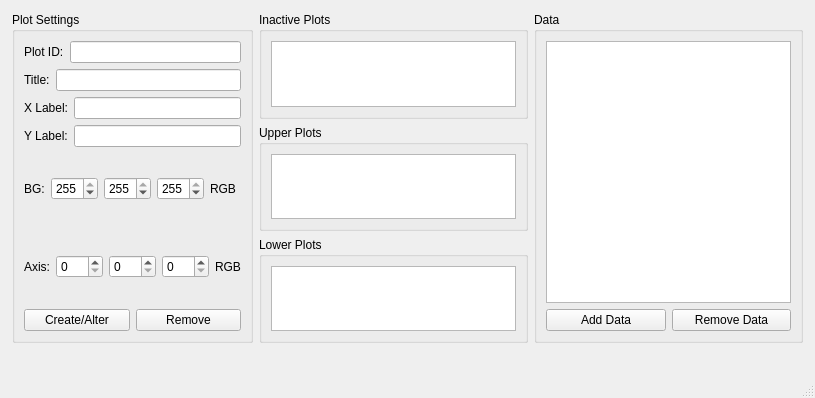
<?xml version="1.0" encoding="UTF-8"?>
<ui version="4.0">
 <class>PlotWindow</class>
 <widget class="QMainWindow" name="PlotWindow">
  <property name="geometry">
   <rect>
    <x>0</x>
    <y>0</y>
    <width>815</width>
    <height>398</height>
   </rect>
  </property>
  <property name="windowTitle">
   <string>MainWindow</string>
  </property>
  <widget class="QWidget" name="centralwidget">
   <widget class="QWidget" name="">
    <property name="geometry">
     <rect>
      <x>12</x>
      <y>12</y>
      <width>791</width>
      <height>331</height>
     </rect>
    </property>
    <layout class="QHBoxLayout" name="horizontalLayout_2">
     <item>
      <layout class="QVBoxLayout" name="verticalLayout_6">
       <item>
        <widget class="QGroupBox" name="groupBox_7">
         <property name="sizePolicy">
          <sizepolicy hsizetype="Fixed" vsizetype="MinimumExpanding">
           <horstretch>0</horstretch>
           <verstretch>0</verstretch>
          </sizepolicy>
         </property>
         <property name="title">
          <string>Plot Settings</string>
         </property>
         <layout class="QVBoxLayout" name="verticalLayout_13">
          <property name="sizeConstraint">
           <enum>QLayout::SetMinimumSize</enum>
          </property>
          <item>
           <layout class="QHBoxLayout" name="horizontalLayout_13">
            <item>
             <widget class="QLabel" name="label_36">
              <property name="sizePolicy">
               <sizepolicy hsizetype="Fixed" vsizetype="Fixed">
                <horstretch>0</horstretch>
                <verstretch>0</verstretch>
               </sizepolicy>
              </property>
              <property name="text">
               <string>Plot ID:</string>
              </property>
             </widget>
            </item>
            <item>
             <widget class="QLineEdit" name="plot_id">
              <property name="sizePolicy">
               <sizepolicy hsizetype="Minimum" vsizetype="Fixed">
                <horstretch>0</horstretch>
                <verstretch>0</verstretch>
               </sizepolicy>
              </property>
             </widget>
            </item>
           </layout>
          </item>
          <item>
           <layout class="QHBoxLayout" name="horizontalLayout_20">
            <item>
             <widget class="QLabel" name="label_39">
              <property name="sizePolicy">
               <sizepolicy hsizetype="Fixed" vsizetype="Fixed">
                <horstretch>0</horstretch>
                <verstretch>0</verstretch>
               </sizepolicy>
              </property>
              <property name="text">
               <string>Title:</string>
              </property>
             </widget>
            </item>
            <item>
             <widget class="QLineEdit" name="title_plot">
              <property name="sizePolicy">
               <sizepolicy hsizetype="Minimum" vsizetype="Fixed">
                <horstretch>0</horstretch>
                <verstretch>0</verstretch>
               </sizepolicy>
              </property>
              <property name="text">
               <string/>
              </property>
             </widget>
            </item>
           </layout>
          </item>
          <item>
           <layout class="QHBoxLayout" name="horizontalLayout_25">
            <item>
             <widget class="QLabel" name="label_40">
              <property name="sizePolicy">
               <sizepolicy hsizetype="Fixed" vsizetype="Fixed">
                <horstretch>0</horstretch>
                <verstretch>0</verstretch>
               </sizepolicy>
              </property>
              <property name="text">
               <string>X Label:</string>
              </property>
             </widget>
            </item>
            <item>
             <widget class="QLineEdit" name="x_label">
              <property name="sizePolicy">
               <sizepolicy hsizetype="Minimum" vsizetype="Fixed">
                <horstretch>0</horstretch>
                <verstretch>0</verstretch>
               </sizepolicy>
              </property>
             </widget>
            </item>
           </layout>
          </item>
          <item>
           <layout class="QHBoxLayout" name="horizontalLayout_26">
            <item>
             <widget class="QLabel" name="label_41">
              <property name="sizePolicy">
               <sizepolicy hsizetype="Fixed" vsizetype="Fixed">
                <horstretch>0</horstretch>
                <verstretch>0</verstretch>
               </sizepolicy>
              </property>
              <property name="text">
               <string>Y Label:</string>
              </property>
             </widget>
            </item>
            <item>
             <widget class="QLineEdit" name="y_label">
              <property name="sizePolicy">
               <sizepolicy hsizetype="Minimum" vsizetype="Fixed">
                <horstretch>0</horstretch>
                <verstretch>0</verstretch>
               </sizepolicy>
              </property>
             </widget>
            </item>
           </layout>
          </item>
          <item>
           <layout class="QHBoxLayout" name="horizontalLayout_22">
            <item>
             <widget class="QLabel" name="label_8">
              <property name="sizePolicy">
               <sizepolicy hsizetype="Fixed" vsizetype="Fixed">
                <horstretch>0</horstretch>
                <verstretch>0</verstretch>
               </sizepolicy>
              </property>
              <property name="text">
               <string>BG:</string>
              </property>
             </widget>
            </item>
            <item>
             <widget class="QSpinBox" name="spinBox_4">
              <property name="sizePolicy">
               <sizepolicy hsizetype="Fixed" vsizetype="Fixed">
                <horstretch>0</horstretch>
                <verstretch>0</verstretch>
               </sizepolicy>
              </property>
              <property name="maximum">
               <number>255</number>
              </property>
              <property name="value">
               <number>255</number>
              </property>
             </widget>
            </item>
            <item>
             <widget class="QSpinBox" name="spinBox_5">
              <property name="sizePolicy">
               <sizepolicy hsizetype="Fixed" vsizetype="Fixed">
                <horstretch>0</horstretch>
                <verstretch>0</verstretch>
               </sizepolicy>
              </property>
              <property name="maximum">
               <number>255</number>
              </property>
              <property name="value">
               <number>255</number>
              </property>
             </widget>
            </item>
            <item>
             <widget class="QSpinBox" name="spinBox_6">
              <property name="sizePolicy">
               <sizepolicy hsizetype="Fixed" vsizetype="Fixed">
                <horstretch>0</horstretch>
                <verstretch>0</verstretch>
               </sizepolicy>
              </property>
              <property name="maximum">
               <number>255</number>
              </property>
              <property name="value">
               <number>255</number>
              </property>
             </widget>
            </item>
            <item>
             <widget class="QLabel" name="label_5">
              <property name="sizePolicy">
               <sizepolicy hsizetype="Fixed" vsizetype="Preferred">
                <horstretch>0</horstretch>
                <verstretch>0</verstretch>
               </sizepolicy>
              </property>
              <property name="text">
               <string>RGB</string>
              </property>
             </widget>
            </item>
           </layout>
          </item>
          <item>
           <layout class="QHBoxLayout" name="horizontalLayout_24">
            <item>
             <widget class="QLabel" name="label_10">
              <property name="sizePolicy">
               <sizepolicy hsizetype="Fixed" vsizetype="Fixed">
                <horstretch>0</horstretch>
                <verstretch>0</verstretch>
               </sizepolicy>
              </property>
              <property name="text">
               <string>Axis:</string>
              </property>
             </widget>
            </item>
            <item>
             <widget class="QSpinBox" name="spinBox_8">
              <property name="sizePolicy">
               <sizepolicy hsizetype="Fixed" vsizetype="Fixed">
                <horstretch>0</horstretch>
                <verstretch>0</verstretch>
               </sizepolicy>
              </property>
              <property name="maximum">
               <number>255</number>
              </property>
              <property name="value">
               <number>0</number>
              </property>
             </widget>
            </item>
            <item>
             <widget class="QSpinBox" name="spinBox_9">
              <property name="sizePolicy">
               <sizepolicy hsizetype="Fixed" vsizetype="Fixed">
                <horstretch>0</horstretch>
                <verstretch>0</verstretch>
               </sizepolicy>
              </property>
              <property name="maximum">
               <number>255</number>
              </property>
              <property name="value">
               <number>0</number>
              </property>
             </widget>
            </item>
            <item>
             <widget class="QSpinBox" name="spinBox_10">
              <property name="sizePolicy">
               <sizepolicy hsizetype="Fixed" vsizetype="Fixed">
                <horstretch>0</horstretch>
                <verstretch>0</verstretch>
               </sizepolicy>
              </property>
              <property name="maximum">
               <number>255</number>
              </property>
              <property name="value">
               <number>0</number>
              </property>
             </widget>
            </item>
            <item>
             <widget class="QLabel" name="label_7">
              <property name="sizePolicy">
               <sizepolicy hsizetype="Fixed" vsizetype="Preferred">
                <horstretch>0</horstretch>
                <verstretch>0</verstretch>
               </sizepolicy>
              </property>
              <property name="text">
               <string>RGB</string>
              </property>
             </widget>
            </item>
           </layout>
          </item>
          <item>
           <layout class="QHBoxLayout" name="horizontalLayout_23">
            <item>
             <widget class="QPushButton" name="ca_plot_button">
              <property name="text">
               <string>Create/Alter</string>
              </property>
              <property name="icon">
               <iconset resource="resources.qrc">
                <normaloff>:/icons/plus.png</normaloff>:/icons/plus.png</iconset>
              </property>
             </widget>
            </item>
            <item>
             <widget class="QPushButton" name="rm_plot_button">
              <property name="text">
               <string>Remove</string>
              </property>
              <property name="icon">
               <iconset resource="resources.qrc">
                <normaloff>:/icons/minus.png</normaloff>:/icons/minus.png</iconset>
              </property>
             </widget>
            </item>
           </layout>
          </item>
         </layout>
        </widget>
       </item>
      </layout>
     </item>
     <item>
      <layout class="QVBoxLayout" name="verticalLayout_4">
       <item>
        <widget class="QGroupBox" name="groupBox">
         <property name="sizePolicy">
          <sizepolicy hsizetype="Fixed" vsizetype="MinimumExpanding">
           <horstretch>0</horstretch>
           <verstretch>0</verstretch>
          </sizepolicy>
         </property>
         <property name="title">
          <string>Inactive Plots</string>
         </property>
         <layout class="QHBoxLayout" name="horizontalLayout">
          <item>
           <widget class="QListWidget" name="inactive_plots">
            <property name="sizePolicy">
             <sizepolicy hsizetype="Expanding" vsizetype="Preferred">
              <horstretch>0</horstretch>
              <verstretch>0</verstretch>
             </sizepolicy>
            </property>
            <property name="autoScroll">
             <bool>false</bool>
            </property>
            <property name="showDropIndicator" stdset="0">
             <bool>false</bool>
            </property>
            <property name="dragEnabled">
             <bool>true</bool>
            </property>
            <property name="dragDropOverwriteMode">
             <bool>false</bool>
            </property>
            <property name="dragDropMode">
             <enum>QAbstractItemView::DragDrop</enum>
            </property>
            <property name="defaultDropAction">
             <enum>Qt::MoveAction</enum>
            </property>
            <property name="selectionMode">
             <enum>QAbstractItemView::SingleSelection</enum>
            </property>
            <property name="layoutMode">
             <enum>QListView::Batched</enum>
            </property>
            <property name="uniformItemSizes">
             <bool>false</bool>
            </property>
            <property name="sortingEnabled">
             <bool>true</bool>
            </property>
           </widget>
          </item>
         </layout>
        </widget>
       </item>
       <item>
        <widget class="QGroupBox" name="groupBox_2">
         <property name="sizePolicy">
          <sizepolicy hsizetype="Fixed" vsizetype="MinimumExpanding">
           <horstretch>0</horstretch>
           <verstretch>0</verstretch>
          </sizepolicy>
         </property>
         <property name="title">
          <string>Upper Plots</string>
         </property>
         <layout class="QVBoxLayout" name="verticalLayout">
          <item>
           <widget class="QListWidget" name="upper_plots">
            <property name="sizePolicy">
             <sizepolicy hsizetype="Expanding" vsizetype="Preferred">
              <horstretch>0</horstretch>
              <verstretch>0</verstretch>
             </sizepolicy>
            </property>
            <property name="autoScroll">
             <bool>false</bool>
            </property>
            <property name="showDropIndicator" stdset="0">
             <bool>false</bool>
            </property>
            <property name="dragEnabled">
             <bool>true</bool>
            </property>
            <property name="dragDropOverwriteMode">
             <bool>false</bool>
            </property>
            <property name="dragDropMode">
             <enum>QAbstractItemView::DragDrop</enum>
            </property>
            <property name="defaultDropAction">
             <enum>Qt::MoveAction</enum>
            </property>
            <property name="selectionMode">
             <enum>QAbstractItemView::SingleSelection</enum>
            </property>
            <property name="sortingEnabled">
             <bool>true</bool>
            </property>
           </widget>
          </item>
         </layout>
        </widget>
       </item>
       <item>
        <widget class="QGroupBox" name="groupBox_5">
         <property name="sizePolicy">
          <sizepolicy hsizetype="Fixed" vsizetype="MinimumExpanding">
           <horstretch>0</horstretch>
           <verstretch>0</verstretch>
          </sizepolicy>
         </property>
         <property name="title">
          <string>Lower Plots</string>
         </property>
         <layout class="QVBoxLayout" name="verticalLayout_2">
          <item>
           <widget class="QListWidget" name="lower_plots">
            <property name="sizePolicy">
             <sizepolicy hsizetype="Expanding" vsizetype="Preferred">
              <horstretch>0</horstretch>
              <verstretch>0</verstretch>
             </sizepolicy>
            </property>
            <property name="showDropIndicator" stdset="0">
             <bool>false</bool>
            </property>
            <property name="dragEnabled">
             <bool>true</bool>
            </property>
            <property name="dragDropOverwriteMode">
             <bool>false</bool>
            </property>
            <property name="dragDropMode">
             <enum>QAbstractItemView::DragDrop</enum>
            </property>
            <property name="defaultDropAction">
             <enum>Qt::MoveAction</enum>
            </property>
            <property name="selectionMode">
             <enum>QAbstractItemView::SingleSelection</enum>
            </property>
            <property name="sortingEnabled">
             <bool>true</bool>
            </property>
           </widget>
          </item>
         </layout>
        </widget>
       </item>
      </layout>
     </item>
     <item>
      <layout class="QVBoxLayout" name="verticalLayout_5">
       <item>
        <widget class="QGroupBox" name="groupBox_8">
         <property name="sizePolicy">
          <sizepolicy hsizetype="Fixed" vsizetype="MinimumExpanding">
           <horstretch>0</horstretch>
           <verstretch>0</verstretch>
          </sizepolicy>
         </property>
         <property name="title">
          <string>Data</string>
         </property>
         <layout class="QVBoxLayout" name="verticalLayout_3">
          <item>
           <widget class="QListWidget" name="data_list">
            <property name="dragEnabled">
             <bool>true</bool>
            </property>
            <property name="dragDropOverwriteMode">
             <bool>true</bool>
            </property>
            <property name="dragDropMode">
             <enum>QAbstractItemView::NoDragDrop</enum>
            </property>
            <property name="defaultDropAction">
             <enum>Qt::MoveAction</enum>
            </property>
            <property name="selectionMode">
             <enum>QAbstractItemView::SingleSelection</enum>
            </property>
            <property name="layoutMode">
             <enum>QListView::Batched</enum>
            </property>
            <property name="sortingEnabled">
             <bool>true</bool>
            </property>
           </widget>
          </item>
          <item>
           <layout class="QHBoxLayout" name="horizontalLayout_10">
            <item>
             <widget class="QPushButton" name="add_data_button">
              <property name="text">
               <string>Add Data</string>
              </property>
              <property name="icon">
               <iconset resource="resources.qrc">
                <normaloff>:/icons/plus.png</normaloff>:/icons/plus.png</iconset>
              </property>
             </widget>
            </item>
            <item>
             <widget class="QPushButton" name="rm_data_button">
              <property name="text">
               <string>Remove Data</string>
              </property>
              <property name="icon">
               <iconset resource="resources.qrc">
                <normaloff>:/icons/minus.png</normaloff>:/icons/minus.png</iconset>
              </property>
             </widget>
            </item>
           </layout>
          </item>
         </layout>
        </widget>
       </item>
      </layout>
     </item>
    </layout>
   </widget>
  </widget>
  <widget class="QMenuBar" name="menubar">
   <property name="geometry">
    <rect>
     <x>0</x>
     <y>0</y>
     <width>815</width>
     <height>26</height>
    </rect>
   </property>
  </widget>
  <widget class="QStatusBar" name="statusbar"/>
 </widget>
 <resources>
  <include location="resources.qrc"/>
 </resources>
 <connections/>
</ui>
